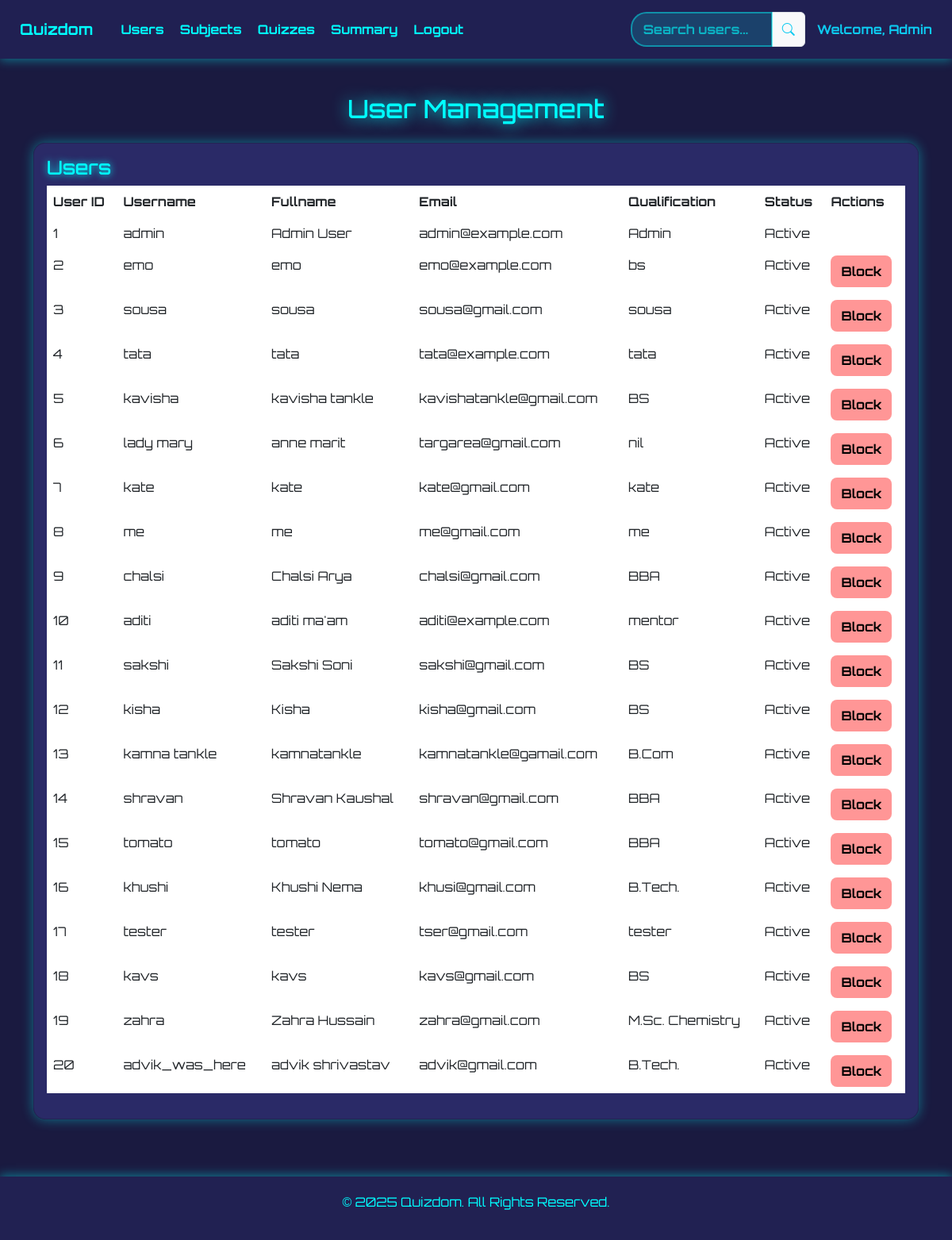
The page /Manage-Users on the database its author committed.
### main.py (models this page shows, shortened)
class User(db.Model):
    id = db.Column(db.Integer, primary_key=True)
    username = db.Column(db.String(50), unique=True, nullable=False)
    email = db.Column(db.String(100), unique=True, nullable=False)
    password_hash = db.Column(db.String(200), nullable=False)
    fullname = db.Column(db.String(100), nullable=False)
    qualification = db.Column(db.String(100), nullable=False)
    dob = db.Column(db.Date, nullable=False)
    created_at = db.Column(db.DateTime, default=datetime.utcnow)
    is_active = db.Column(db.Boolean, default=True)
    scores = db.relationship('Score', back_populates='user')

### main.py (the view)
@app.route('/Manage-Users')
def manage_users():
    search_query = request.args.get('search', '').lower()
    users = User.query.filter(
        (User.username.ilike(f'%{search_query}%')) |
        (User.email.ilike(f'%{search_query}%')) |
        (User.fullname.ilike(f'%{search_query}%'))
    ).all()
    return render_template('user_management.html', users=users)

### templates/user_management.html (shortened to what this page needs)
<!DOCTYPE html>
<html lang="en">
<head>
    <link href="https://cdn.jsdelivr.net/npm/bootstrap@5.3.0/dist/css/bootstrap.min.css" rel="stylesheet">
    <link rel="stylesheet" href="https://cdn.jsdelivr.net/npm/bootstrap-icons/font/bootstrap-icons.css">
</head>
<body>
<nav class="navigation">
    <div class="nav-links">
        <span class="brand">Quizdom</span>
        <a href="/Manage-Users">Users</a>
        <a href="/Manage-Subjects">Subjects</a>
        <a href="/Manage-Quizzes">Quizzes</a>
        <a href="/Admin-Summary">Summary</a>
        <a href="/">Logout</a>
    </div>
    <div class="nav-right">
        <form action="{{ url_for('manage_users') }}" method="GET" class="input-group">
            <input type="text" name="search" class="search-box form-control" placeholder="Search users...">
            <button type="submit" class="input-group-text text-info"><i class="bi bi-search"></i></button>
        </form>
        <span class="text-info fw-bold">Welcome, Admin</span>
    </div>
</nav>
<div class="container mt-5 pb-5">
    <h1 class="dashboard-title">User Management</h1>
    <div class="row mt-4">
        <div class="col-md-12">
            <div class="card p-3">
                <h2>Users</h2>
                <table class="table table-borderless text-light">
                    <thead>
                        <tr>
                            <th>User ID</th>
                            <th>Username</th>
                            <th>Fullname</th>
                            <th>Email</th>
                            <th>Qualification</th>
                            <th>Status</th>
                            <th>Actions</th>
                        </tr>
                    </thead>
                    <tbody>
                        {% for user in users %}
                        <tr>
                            <td>{{ user.id }}</td>
                            <td>{{ user.username }}</td>
                            <td>{{ user.fullname }}</td>
                            <td>{{ user.email }}</td>
                            <td>{{ user.qualification }}</td>
                            <td>{{'Active' if user.is_active else 'Blocked'}}</td>
                            <td>
                                <div class="btn-group">
                                    {% if user.username != 'admin' %}
                                    <form action="{{ url_for('block_user', user_id=user.id) }}" method="POST" style="display: inline;">
                                        {% if user.is_active %}
                                            <button type="submit" class="btn btn-custom btn-delete">Block</button>
                                        {% else %}
                                            <button type="submit" class="btn btn-custom btn-edit">Unblock</button>
                                        {% endif %}
                                    </form>
                                    {% endif %}
                                </div>
                            </td>
                        </tr>
                        {% endfor %}
                    </tbody>
                </table>
            </div>
        </div>
    </div>
</div>
<footer class="text-center mt-4">
    <p>&copy; 2025 Quizdom. All Rights Reserved.</p>
</footer>
</body>
</html>

### templates/user_management.html (style rules this page uses)
* { font-family: 'Orbitron', sans-serif; }
body { background-color: #1A1A40; color: #F2F2F2; padding-top: 70px; }
.navigation { position: fixed; top: 0; left: 0; width: 100%; display: flex; justify-content: space-between; align-items: center; background-color: rgba(34, 34, 85, 0.9); padding: 15px 25px; box-shadow: 0 2px 12px rgba(0, 255, 255, 0.4); z-index: 1000; }
.nav-links { display: flex; align-items: center; gap: 20px; }
.nav-links a { text-decoration: none; color: #00FFFF; font-weight: bold; transition: 0.3s; }
.brand { font-size: 1.2rem; font-weight: bold; color: #00FFFF; margin-right: 15px; }
.nav-right { display: flex; align-items: center; gap: 15px; }
.input-group { width: 220px; }
.search-box { padding: 8px 14px; border-radius: 20px; background-color: rgba(0, 255, 255, 0.15); color: #00FFFF; outline: none; border: 2px solid rgba(0, 255, 255, 0.5); font-weight: bold; transition: 0.3s; }
.search-box::placeholder { color: rgba(0, 255, 255, 0.6); }
.dashboard-title { text-align: center; color: #00FFFF; font-size: 2em; text-shadow: 0 0 20px #00FFFF; }
.card { background: rgba(50, 50, 120, 0.7); box-shadow: 0 0 15px rgba(0, 255, 255, 0.4); transition: transform 0.3s; border-radius: 15px; }
.card h2 { color: #00FFFF; text-shadow: 0 0 10px #00FFFF; font-size: 1.5rem; }
.btn-custom { font-weight: bold; border-radius: 8px; padding: 7px 12px; }
.btn-delete { background-color: rgba(255, 80, 80, 0.6); color: #000; }
footer { margin-top: auto; padding: 20px; background-color: rgba(34, 34, 85, 0.9); color: #00FFFF; text-align: center; box-shadow: 0 -2px 12px rgba(0, 255, 255, 0.4); }

### rows shown on the page
User: id "1", username "admin", fullname "Admin User", email "admin@example.com", qualification "Admin", is_active "Active"
User: id "2", username "emo", fullname "emo", email "emo@example.com", qualification "bs", is_active "Active", shows "Block"
User: id "3", username "sousa", fullname "sousa", email "sousa@gmail.com", qualification "sousa", is_active "Active", shows "Block"
User: id "4", username "tata", fullname "tata", email "tata@example.com", qualification "tata", is_active "Active", shows "Block"
User: id "5", username "kavisha", fullname "kavisha tankle", email "kavishatankle@gmail.com", qualification "BS", is_active "Active", shows "Block"
User: id "6", username "lady mary", fullname "anne marit", email "targarea@gmail.com", qualification "nil", is_active "Active", shows "Block"
User: id "7", username "kate", fullname "kate", email "kate@gmail.com", qualification "kate", is_active "Active", shows "Block"
User: id "8", username "me", fullname "me", email "me@gmail.com", qualification "me", is_active "Active", shows "Block"
User: id "9", username "chalsi", fullname "Chalsi Arya", email "chalsi@gmail.com", qualification "BBA", is_active "Active", shows "Block"
User: id "10", username "aditi", fullname "aditi ma'am", email "aditi@example.com", qualification "mentor", is_active "Active", shows "Block"
User: id "11", username "sakshi", fullname "Sakshi Soni", email "sakshi@gmail.com", qualification "BS", is_active "Active", shows "Block"
User: id "12", username "kisha", fullname "Kisha", email "kisha@gmail.com", qualification "BS", is_active "Active", shows "Block"
User: id "13", username "kamna tankle", fullname "kamnatankle", email "kamnatankle@gamail.com", qualification "B.Com", is_active "Active", shows "Block"
User: id "14", username "shravan", fullname "Shravan Kaushal", email "shravan@gmail.com", qualification "BBA", is_active "Active", shows "Block"
User: id "15", username "tomato", fullname "tomato", email "tomato@gmail.com", qualification "BBA", is_active "Active", shows "Block"
User: id "16", username "khushi", fullname "Khushi Nema", email "khusi@gmail.com", qualification "B.Tech.", is_active "Active", shows "Block"
User: id "17", username "tester", fullname "tester", email "tser@gmail.com", qualification "tester", is_active "Active", shows "Block"
User: id "18", username "kavs", fullname "kavs", email "kavs@gmail.com", qualification "BS", is_active "Active", shows "Block"
User: id "19", username "zahra", fullname "Zahra Hussain", email "zahra@gmail.com", qualification "M.Sc. Chemistry", is_active "Active", shows "Block"
User: id "20", username "advik_was_here", fullname "advik shrivastav", email "advik@gmail.com", qualification "B.Tech.", is_active "Active", shows "Block"
